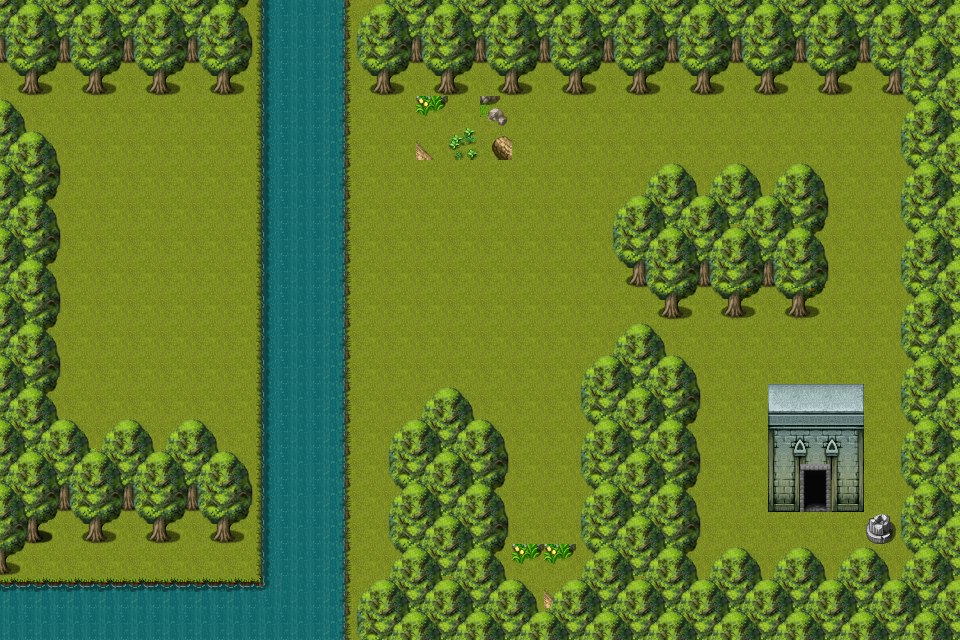

This game map was drawn from its Tiled (.tmx) file and the tilesets committed beside it. A one-line description and the trimmed map source follow:
An orthogonal 30x20 tile map with 32x32 px tiles, 4 tile layers (ground1, ground2, terrain1, terrain2), 6 tilesets and 37 objects (portal1, ice1, ice2, wood1, monster_tank1, ...).

<map version="1.0" tiledversion="1.0.2" orientation="orthogonal" renderorder="right-up" width="30" height="20" tilewidth="32" tileheight="32" nextobjectid="53">
 <tileset firstgid="1" source="Celianna_TileA2.tsx" />
 <tileset firstgid="481" source="spring_E2_Candacis.tsx" />
 <tileset firstgid="737" source="Celianna_TileA1.tsx" />
 <tileset firstgid="1217" source="terrain.tsx" />
 <tileset firstgid="2241" source="spring_D2_Candacis.tsx" />
 <tileset firstgid="2497" source="outside_decoration.tsx" />
 <layer name="ground1" width="30" height="20">
  <data>[600 cells, 600 non-empty, 6 distinct tile ids]</data>
 </layer>
 <layer name="ground2" width="30" height="20">
  <data>[600 cells, 169 non-empty, 28 distinct tile ids]</data>
 </layer>
 <layer name="terrain1" width="30" height="20">
  <data>[600 cells, 159 non-empty, 40 distinct tile ids]</data>
 </layer>
 <layer name="terrain2" width="30" height="20">
  <data>[600 cells, 1 non-empty, 1 distinct tile ids]</data>
 </layer>
 <objectgroup name="collision">
  <object id="5" x="1" y="0">
   <polygon points="0,0 1,93 958,97 957,0" />
  </object>
  <object id="7" x="-2" y="132">
   <polygon points="0,0 61,29 62,386 4,464" />
  </object>
  <object id="8" x="0" y="585">
   <polygon points="0,0 347,0.918033 346,54.1639 1,56" />
  </object>
  <object id="9" x="339" y="597">
   <polygon points="0,0 0,42 624,43 622,-5" />
  </object>
  <object id="10" x="0" y="63">
   <polygon points="0,0 -2,76 10,78 8,1" />
  </object>
  <object id="11" x="260" y="90">
   <polygon points="0,0 3,180 91,184 89,1" />
  </object>
  <object id="12" x="259.871" y="315">
   <polygon points="0,0 86.129,0.815603 83.2581,222 -2.87097,227.553" />
  </object>
  <object id="13" x="770" y="458">
   <polygon points="0,0 0,53 93,53 93,0" />
  </object>
  <object id="21" x="830" y="195">
   <polygon points="0,0 1,123 -180,125 -223,61 -223,22 -204,-1" />
  </object>
  <object id="23" x="607" y="354.738">
   <polygon points="0,0 -30,27.3786 -29,276.524 96,279.262 95,26.0097 64,-2.73786" />
  </object>
  <object id="26" x="865" y="529">
   <polygon points="0,0 4,12 23,13 30,0 24,-16 4,-17" />
  </object>
  <object id="39" x="398.867" y="641">
   <polygon points="-5.9,-1 -7.86667,-190 2.95,-219 96.3667,-220 110.133,-188 108.167,-3" />
  </object>
  <object id="40" x="2" y="540">
   <polygon points="0,0 266,1 265,-88 1,-93" />
  </object>
  <object id="48" x="513" y="93">
   <polygon points="0,0 0,54 -33,54 -32,-1" />
  </object>
  <object id="49" x="426" y="113">
   <polygon points="0,0 -15,26 -12,34 21,35 24,23 11,1" />
  </object>
  <object id="51" x="511" y="565">
   <polygon points="0,-2 63,-2 63,32 1,33" />
  </object>
  <object id="52" x="899" y="4" width="61" height="635" />
 </objectgroup>
 <objectgroup name="interactions">
  <object id="1" name="portal1" gid="1262" x="25" y="132" width="32" height="32" />
  <object id="3" name="ice1" gid="1262" x="264" y="310" width="32" height="32" />
  <object id="4" name="ice2" gid="1262" x="300" y="312" width="32" height="32" />
  <object id="18" name="wood1" gid="1262" x="355" y="312" width="32" height="32" />
  <object id="20" name="monster_tank1" gid="1262" x="722" y="482" width="32" height="32" />
  <object id="25" name="portal2" gid="1262" x="799" y="520" width="32" height="32" />
  <object id="31" name="wood3" gid="1262" x="828" y="319" width="32" height="32" />
  <object id="38" name="wood2" gid="1262" x="673" y="365" width="32" height="32" />
  <object id="43" name="activator1" gid="1262" x="520" y="562" width="32" height="32" />
  <object id="44" name="barrier1" gid="1262" x="215" y="580" width="32" height="32" />
  <object id="45" name="ice3" gid="1262" x="266" y="583" width="32" height="32" />
  <object id="46" name="ice4" gid="1262" x="300" y="582" width="32" height="32" />
 </objectgroup>
 <objectgroup name="zindex">
  <object id="14" x="349" y="543">
   <polygon points="2,34 0,97 573,97 574,-2 355.5,2 355,36" />
  </object>
  <object id="15" x="768" y="385">
   <polygon points="0,0 0,129 98,129 97,-1" />
  </object>
  <object id="17" x="1" y="100">
   <polygon points="0,0 61,-1 61,193 -2,195" />
  </object>
  <object id="22" x="641" y="160">
   <polygon points="0,0 -33,54 -35,95 13,158 189,158 189,3" />
  </object>
  <object id="24" x="628" y="328">
   <polygon points="0,0 9,-1 25,5 41,25 72,46 74,267 -55,264 -51,48" />
  </object>
  <object id="41" x="4" y="419">
   <polygon points="0,0 216,0 253,35 252,124 -2,121" />
  </object>
  <object id="42" x="449.488" y="379">
   <polygon points="0,0 -62.4878,57 -58.5203,258 59.5122,261 59.5122,51" />
  </object>
 </objectgroup>
 <objectgroup name="items">
  <object id="47" name="KeyIron" type="ITEM" gid="1262" x="71" y="579" width="32" height="32" />
 </objectgroup>
</map>